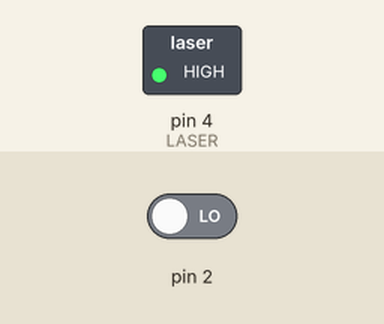
Bench run of a sketch on a simulated Arduino Uno, built with avr-gcc and run on an emulated ATmega328P. Parts: switched loads named in the sketch (green lamp = pin HIGH). Inputs (shaded band) come from the test bench; at power-on: pin 2 LOW. What the sketch prints to the serial monitor is not drawn.

Above: at 1.2 s.
1.3 s: pin 2 driven HIGH
2.8 s: pin 2 driven LOW
Timing chart, 0 to 5.8 s (numbered marks = the images above; inputs shaded):
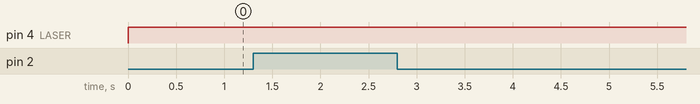

The sketch:

test_optical.ino
```cpp
  #define LASER 4 // задаем имя для Pin10

void setup() {
  Serial.begin(9600);
  pinMode(2, INPUT);
  // pinMode(A0, INPUT);
  pinMode(LASER, OUTPUT); // инициализируем Pin10 как выход

}

void loop() {

  digitalWrite(LASER, HIGH);
  if (digitalRead(2))
  {
    Serial.println("Black color");
    // delay(500);
  }
  else
  {
    Serial.println("White color");
    // delay(500);
  }

  Serial.println(digitalRead(2));
  delay(5);


}
```

Measured:
- after the input at 1.3 s, every drawn part: stays the same
- after the input at 2.8 s, every drawn part: stays the same
